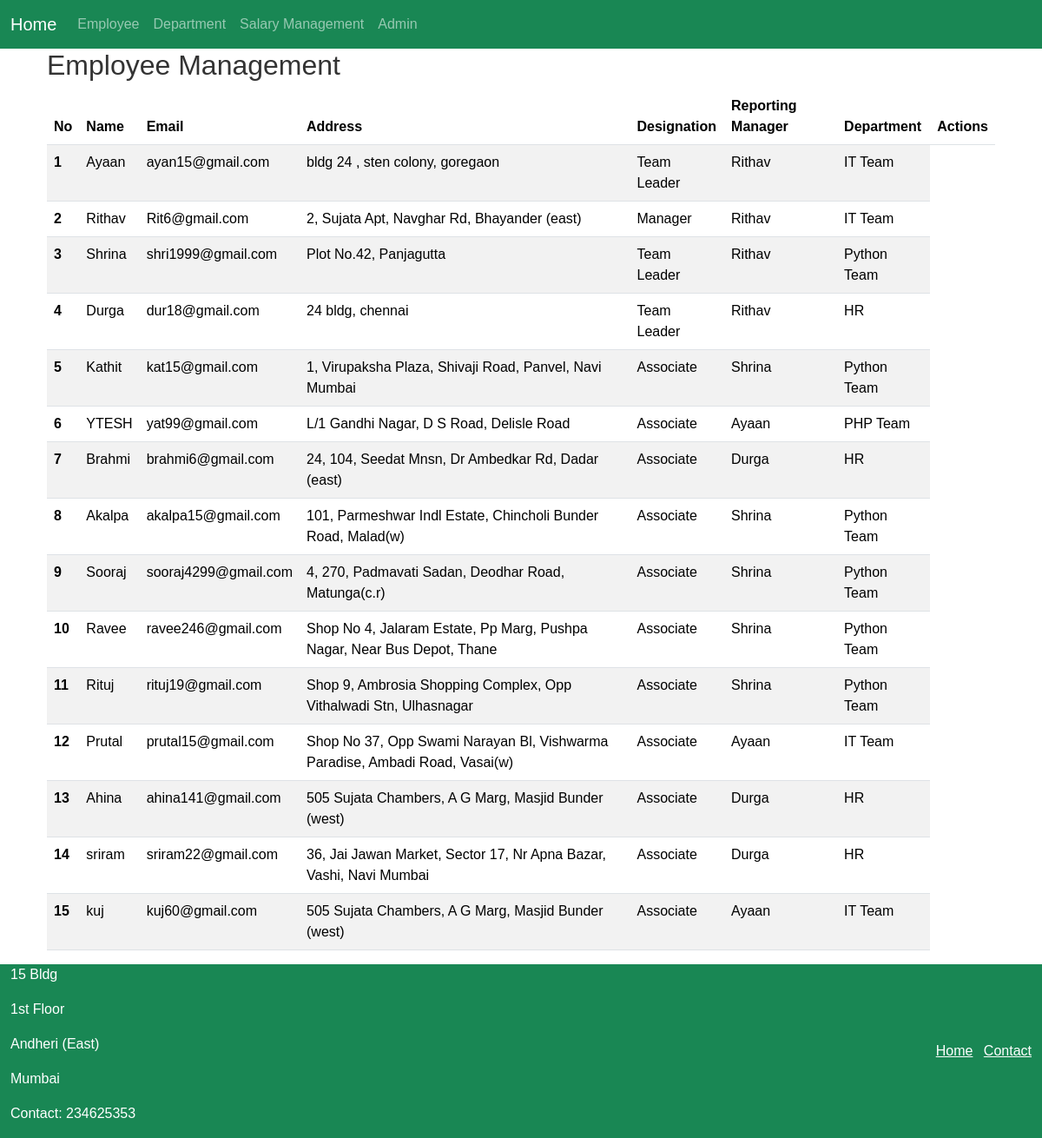
Page /employee_list/ on the committed database.
### Empapp/models.py (models this page shows, shortened)
class Employee(models.Model):
    emp_name = models.CharField(max_length=100)
    email = models.EmailField()
    address = models.TextField()
    design_choices = [("Associate", "Associate"), ("Team Leader", "Team_Leader"), ("Manager", "Manager")]
    designation = models.CharField(max_length=50, choices=design_choices)
    reporting_manager = models.ForeignKey('self', on_delete=models.SET_NULL, null=True, blank=True)
    department = models.ForeignKey(Department, on_delete=models.CASCADE)
    joining_date = models.DateTimeField()
    end_date = models.DateTimeField(default=timezone.now)

class Department(models.Model):
    name = models.CharField(max_length=100)
    floor = models.PositiveIntegerField()
    basic_pay = models.DecimalField(max_digits=10, decimal_places=2, default=0.0)

### Empapp/views.py (the view)
# urls.py: path('employee_list/', views.employee_list, name='employee_list'),
def employee_list(request):
    employees = Employee.objects.all()
    return render(request, 'employee.html', {'employees': employees})

### Empapp/templates/employee.html (shortened to what this page needs)
{% extends 'base.html' %}
{% load static %}
{% block content %}
    <div class="container">
        <h2>Employee Management</h2>
        <table class="table table-striped">
            <thead>
                <tr>
                    <th scope="col">No</th>
                    <th scope="col">Name</th>
                    <th scope="col">Email</th>
                    <th scope="col">Address</th>
                    <th scope="col">Designation</th>
                    <th scope="col">Reporting Manager</th>
                    <th scope="col">Department</th>
                    <th scope="col">Actions</th>
                </tr>
            </thead>
            <tbody>
                {% for employee in employees %}
                    <tr>
                        <th scope="row">{{ forloop.counter }}</th>
                        <td>{{ employee.emp_name }}</td>
                        <td>{{ employee.email }}</td>
                        <td>{{ employee.address }}</td>
                        <td>{{ employee.designation }}</td>
                        <td>{% if employee.reporting_manager %}{{ employee.reporting_manager.emp_name }}{% else %}'-'{% endif %}</td>
                        <td>{{ employee.department.name }}</td>
                    </tr>
                {% endfor %}
            </tbody>
        </table>
    </div>
{% endblock %}

### Empapp/templates/base.html (shortened to what this page needs)
{% load static %}
<!DOCTYPE html>
<html lang="en">
<head>
    <link rel="stylesheet" href="{% static 'css/bootstrap.min.css' %}">
    <link rel="stylesheet" href="{% static 'css/style.css' %}">
</head>
<body class="footer_style">
    {% include 'header.html' %}
    <div class="container main-content">
        {% block main %}
            {% block content %}{% endblock %}
        {% endblock main %}
    </div>
    {% include 'footer.html' %}
</body>
</html>

### Empapp/templates/header.html (shortened to what this page needs)
{% load static %}
<!DOCTYPE html>
<html lang="en">
<head>
    <link rel="stylesheet" href="{% static 'css/bootstrap.min.css' %}">
</head>
<body>
    <nav class="navbar navbar-expand-lg navbar-dark bg-success fixed-top">
        <div class="container-fluid">
            <a class="navbar-brand" href="{% url 'home' %}">Home</a>
            <div class="collapse navbar-collapse" id="navbarNav">
                <ul class="navbar-nav ml-auto">
                    <li class="nav-item">
                        <a class="nav-link" href="{% url 'employee_list' %}">Employee</a>
                    </li>
                    <li class="nav-item">
                        <a class="nav-link" href="{% url 'department_list' %}">Department</a>
                    </li>
                    <li class="nav-item">
                        <a class="nav-link" href="{% url 'Salary_Report' %}">Salary Management</a>
                    </li>
                    <li class="nav-item {% if request.path == '/admin/' %}active{% endif %}">
                        <a class="nav-link" target="_blank" href="{% url 'admin_page' %}">Admin</a>
                    </li>
                </ul>
            </div>
        </div>
    </nav>
</body>
</html>

### Empapp/templates/footer.html (shortened to what this page needs)
{% load static %}
<!DOCTYPE html>
<html lang="en">
<head>
    <link rel="stylesheet" href="{% static 'css/bootstrap.min.css' %}">
    <link rel="stylesheet" href="{% static 'css/style.css' %}">
</head>
<body>
    <div class="container-fluid bg-success">
        <div class="row">
            <div class="col-md-10 text-white">
                <p>15 Bldg</p>
                <p>1st Floor</p>
                <p>Andheri (East)</p>
                <p>Mumbai</p>
                <p>Contact: 234625353</p>
            </div>
            <div class="col-md d-flex justify-content-end align-items-center">
                <ul class="list-inline mb-0">
                    <li class="list-inline-item"><a class="anchor text-white" href="#">Home</a></li>
                    <li class="list-inline-item"><a class="anchor text-white" href="#">Contact</a></li>
                </ul>
            </div>
        </div>
    </div>
</body>
</html>

### Empapp/static/css/style.css (style rules this page uses)
body { font-family: 'Arial', sans-serif; }
h2, h3 { color: #333; }
.container-fluid { height: 100%; }
.anchor { color: rgb(245, 245, 238); }
.footer_style { display: flex; flex-direction: column; min-height: 100vh; margin: 0; }
.main-content { flex: 1; }

### Empapp/templates/header.html (style rules this page uses)
body { padding-top: 56px; }

### rows in the picture
Employee: emp_name "Ayaan", email "ayan15@gmail.com", address "bldg 24 , sten colony, goregaon", designation "Team Leader", reporting_manager.emp_name "Rithav", department.name "IT Team"
Employee: emp_name "Rithav", email "Rit6@gmail.com", address "2, Sujata Apt, Navghar Rd, Bhayander (east)", designation "Manager", reporting_manager.emp_name "Rithav", department.name "IT Team"
Employee: emp_name "Shrina", email "shri1999@gmail.com", address "Plot No.42, Panjagutta", designation "Team Leader", reporting_manager.emp_name "Rithav", department.name "Python Team"
Employee: emp_name "Durga", email "dur18@gmail.com", address "24 bldg, chennai", designation "Team Leader", reporting_manager.emp_name "Rithav", department.name "HR"
Employee: emp_name "Kathit", email "kat15@gmail.com", address "1, Virupaksha Plaza, Shivaji Road, Panvel, Navi Mumbai", designation "Associate", reporting_manager.emp_name "Shrina", department.name "Python Team"
Employee: emp_name "YTESH", email "yat99@gmail.com", address "L/1 Gandhi Nagar, D S Road, Delisle Road", designation "Associate", reporting_manager.emp_name "Ayaan", department.name "PHP Team"
Employee: emp_name "Brahmi", email "brahmi6@gmail.com", address "24, 104, Seedat Mnsn, Dr Ambedkar Rd, Dadar (east)", designation "Associate", reporting_manager.emp_name "Durga", department.name "HR"
Employee: emp_name "Akalpa", email "akalpa15@gmail.com", address "101, Parmeshwar Indl Estate, Chincholi Bunder Road, Malad(w)", designation "Associate", reporting_manager.emp_name "Shrina", department.name "Python Team"
Employee: emp_name "Sooraj", email "sooraj4299@gmail.com", address "4, 270, Padmavati Sadan, Deodhar Road, Matunga(c.r)", designation "Associate", reporting_manager.emp_name "Shrina", department.name "Python Team"
Employee: emp_name "Ravee", email "ravee246@gmail.com", address "Shop No 4, Jalaram Estate, Pp Marg, Pushpa Nagar, Near Bus Depot, Thane", designation "Associate", reporting_manager.emp_name "Shrina", department.name "Python Team"
Employee: emp_name "Rituj", email "rituj19@gmail.com", address "Shop 9, Ambrosia Shopping Complex, Opp Vithalwadi Stn, Ulhasnagar", designation "Associate", reporting_manager.emp_name "Shrina", department.name "Python Team"
Employee: emp_name "Prutal", email "prutal15@gmail.com", address "Shop No 37, Opp Swami Narayan Bl, Vishwarma Paradise, Ambadi Road, Vasai(w)", designation "Associate", reporting_manager.emp_name "Ayaan", department.name "IT Team"
Employee: emp_name "Ahina", email "ahina141@gmail.com", address "505 Sujata Chambers, A G Marg, Masjid Bunder (west)", designation "Associate", reporting_manager.emp_name "Durga", department.name "HR"
Employee: emp_name "sriram", email "sriram22@gmail.com", address "36, Jai Jawan Market, Sector 17, Nr Apna Bazar, Vashi, Navi Mumbai", designation "Associate", reporting_manager.emp_name "Durga", department.name "HR"
Employee: emp_name "kuj", email "kuj60@gmail.com", address "505 Sujata Chambers, A G Marg, Masjid Bunder (west)", designation "Associate", reporting_manager.emp_name "Ayaan", department.name "IT Team"
